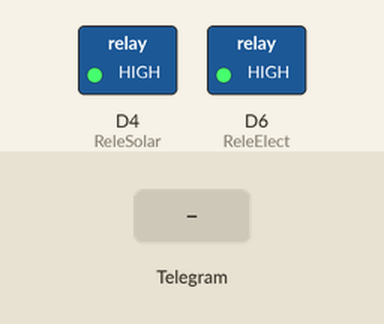
Bench run of a sketch on a simulated ESP8266 (NodeMCU). On the bench: switched loads named in the sketch (green lamp = pin HIGH). The test bench sets the inputs (shaded band). WiFi joins after 1.5 s; servers stay silent unless stated; the local clock reads 2024-03-15 10:24:30 at power-on unless the sketch sets it; what the sketch prints to the serial monitor is not drawn.

Above: at 2.7 s.
2.8 s: Telegram message "/solon" received
At 4.8 s:
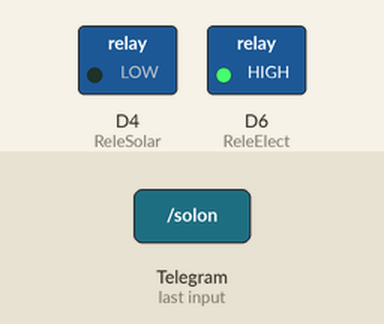
5.1 s: Telegram message "/eleon" received
At 6.9 s:
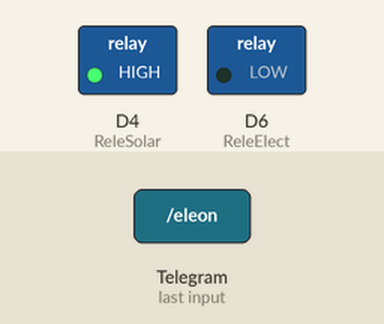
Timing chart, 0 to 8.4 s (numbered marks = the images above; inputs shaded):
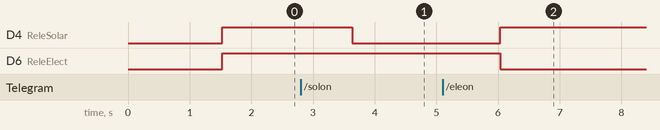

Measured:
- after the input at 2.8 s, D4 (ReleSolar): HIGH → LOW after 0.83 s
- after the input at 5.1 s, D4 (ReleSolar): LOW → HIGH after 0.94 s; D6 (ReleElect): HIGH → LOW after 0.94 s

The sketch:

ComandosDirectosTelegram.ino
```cpp
//LIBRERIAS
#include <ESP8266WiFi.h>
#include <WiFiClientSecure.h>
#include <UniversalTelegramBot.h>
#include <OneWire.h>
#include <DallasTemperature.h>

#define _DEBUG_
//VARIABLES
const unsigned long BOT_MTBS = 100; // mean time between scan messages
const int ReleSolar = D4;         //Salida del Relé Solar
const int ReleElect = D6;         //Salida del Relé Electrico

unsigned long bot_lasttime;          // last time messages' scan has been done
int EstadoReleSolar = 0;          //Guarda el estado de los reles
int EstadoReleElect = 0;
bool peticion = false;            //false para leer la temperatura del electrico
                                  //true para leer la tempertaura del solar
// Parámetros sensor temperatura (DS18B20)
const int TempSolar = D5;           //Pin del sensor DS18B20 en el termo Solar
const int TempElect = D7;           //Pin del sensor DS18B20 en el termo Electrico
OneWire SensorSolar(TempSolar);
OneWire SensorElect(TempElect);
DallasTemperature SensorSolarDS18B20(&SensorSolar);
DallasTemperature SensorElectDS18B20(&SensorElect);
/**********************************************************************************
                 FUNCIÓN PARA LEER TEMPERATURA DS18B20
**********************************************************************************/
float ObtenerTemperatura(bool i) {
  // Mensaje lectura temperatura
  SensorSolarDS18B20.requestTemperatures();
  SensorElectDS18B20.requestTemperatures();
  // Leer temperatura
  float TemperaturaSolar = SensorSolarDS18B20.getTempCByIndex(0);
  float TemperaturaElect = SensorElectDS18B20.getTempCByIndex(0);

#ifdef _DEBUG_
  Serial.print("La temperatura es de ");
  Serial.println(TemperaturaSolar, 3);
#endif
    if (i==true)
      return TemperaturaSolar;
    else
      return TemperaturaElect;
}//float ObtenerTemperatura
/********************************************************************************/
// Credenciales de la conexión WiFi
#define WIFI_SSID "SSID DE LA WIFI"               //DATOS CAMBIADOS POR PRIVACIDAD
#define WIFI_PASSWORD "CONTRASEÑA DE LA WIFI"
// Telegram BOT Token (Get from Botfather)
#define BOT_TOKEN "API DEL BOT DE TELEGRAM"

//Seguridad de telegram
X509List cert(TELEGRAM_CERTIFICATE_ROOT);
WiFiClientSecure secured_client;
UniversalTelegramBot bot(BOT_TOKEN, secured_client);
/********************************************************************************
                FUNCIÓN QUE VE SI HAY NUEVOS MENSAJES
*********************************************************************************/
void handleNewMessages(int numNewMessages)
{
  Serial.print("handleNewMessages ");
  Serial.println(numNewMessages);

  String answer;

  for (int i = 0; i < numNewMessages; i++)
  {
    telegramMessage &msg = bot.messages[i];
    String from_name = bot.messages[i].from_name;
    String chat_id = bot.messages[i].chat_id;
    //String text = bot.messages[i].text;
    Serial.println("Recibido " + msg.text);
    bot.sendMessage(chat_id, "Comando recibido, procesando....", "");
    /*if (msg.text == "/ayuda")
      answer = "¿Necesitas ayuda, uh? yo tambien! usa /start /temp /options o /status para empezar";
    else if (msg.text == "/quiensoy")
      answer = "Bienvenido amigo tu nombre en telegram es: " + msg.from_name + ".... muy guapo por cierto¡¡";
    else if (msg.text == "/estado")
      answer = "Todo está bien por aquí, gracias por preguntar!";*/
    if (msg.text == "/temp"){
      float temp = ObtenerTemperatura(peticion = true);
      float temp2 = ObtenerTemperatura(peticion = false);
      answer ="La temperatura del TermoSolar es de  ";
      answer += temp;
      answer +="\n La temperatura del TermoElectrico es de  ";
      answer += temp2;
      }
        bot.sendMessage(msg.chat_id, answer);
    if (msg.text == "/solon"){
      digitalWrite(ReleSolar, LOW); // turn the LED on (HIGH is the voltage level)
      digitalWrite(ReleElect, HIGH); // turn the LED on (HIGH is the voltage level)
      EstadoReleSolar = 1;
      EstadoReleElect = 0;
      bot.sendMessage(chat_id, "Termo Solar Activado", "");
    }
    else if (msg.text == "/soloff"){
      EstadoReleSolar = 0;
      digitalWrite(ReleSolar, HIGH); // turn the LED off (LOW is the voltage level)
      bot.sendMessage(chat_id, "Termo Solar Desactivado", "");
    }
    if (msg.text == "/eleon"){
      digitalWrite(ReleElect, LOW); // turn the LED on (HIGH is the voltage level)
      digitalWrite(ReleSolar, HIGH); // turn the LED on (HIGH is the voltage level)
      EstadoReleElect = 1;
      EstadoReleSolar = 0;
      bot.sendMessage(chat_id, "Termo Electrico Activado", "");
    }
    else if (msg.text == "/eleoff"){
      EstadoReleElect = 0;
      digitalWrite(ReleElect, HIGH); // turn the LED off (LOW is the voltage level)
      bot.sendMessage(chat_id, "Termo Electrico Desactivado", "");
    }
    else if (msg.text == "/status"){
      if (EstadoReleSolar){
        bot.sendMessage(chat_id, "SOLAR ON", "");
      }
      else{
        bot.sendMessage(chat_id, "SOLAR OFF", "");
      }
    }
    else if (msg.text == "/options"){
      String keyboardJson = "[[\"/solon\", \"/soloff\"],[\"/eleon\", \"/eleoff\"],[\"/status\",\"/temp\"]]";
      bot.sendMessageWithReplyKeyboard(chat_id, "Elige una de las siguientes opciones", "", keyboardJson, true);
    }
    else if (msg.text == "/start"){
      String welcome = "Bienvenid@ a la librería de Universal Arduino Telegram Bot, " + from_name + ".\n";
      welcome += "/temp : Muestra la temperatura de los termos\n";
      welcome += "/solon : Encender el termo SOLAR\n";
      welcome += "/solooff : Apagar el termo SOLAR\n";
      welcome += "/eleon : Encender el termo ELECTRICO\n";
      welcome += "/eleoff : Apagar el termo ELECTRICO\n";
      welcome += "/status : Muestra el estado de las valvulas\n";
      welcome += "/options : Menú rápido para comandos\n";
      bot.sendMessage(chat_id, welcome, "Markdown");
    }
  }
}

void setup()
{
  Serial.begin(115200);
  Serial.println();
  SensorSolarDS18B20.begin();

  // attempt to connect to Wifi network:
  configTime(0, 0, "pool.ntp.org");      // get UTC time via NTP
  secured_client.setTrustAnchors(&cert); // Add root certificate for api.telegram.org
  Serial.print("Connecting to Wifi SSID ");
  Serial.print(WIFI_SSID);
  WiFi.begin(WIFI_SSID, WIFI_PASSWORD);
  while (WiFi.status() != WL_CONNECTED)
  {
    Serial.print(".");
    delay(500);
  }
  Serial.print("\nWiFi connected. IP address: ");
  Serial.println(WiFi.localIP());
  pinMode(ReleSolar, OUTPUT); // initialize digital ledPin as an output.
  pinMode(ReleElect, OUTPUT); // initialize digital ledPin as an output.
  delay(10);
  digitalWrite(ReleSolar, HIGH); // initialize pin as off
  digitalWrite(ReleElect,HIGH);  // initialize pin as off
  // Check NTP/Time, usually it is instantaneous and you can delete the code below.
  Serial.print("Retrieving time: ");
  time_t now = time(nullptr);
  while (now < 24 * 3600)
  {
    Serial.print(".");
    delay(100);
    now = time(nullptr);
  }
  Serial.println(now);
}//void setup()

void loop(){
  if (millis() - bot_lasttime > BOT_MTBS){
    int numNewMessages = bot.getUpdates(bot.last_message_received + 1);

    while (numNewMessages){
      Serial.println("got response");
      handleNewMessages(numNewMessages);
      numNewMessages = bot.getUpdates(bot.last_message_received + 1);
    }
    bot_lasttime = millis();
  }
}//void loop()
```
